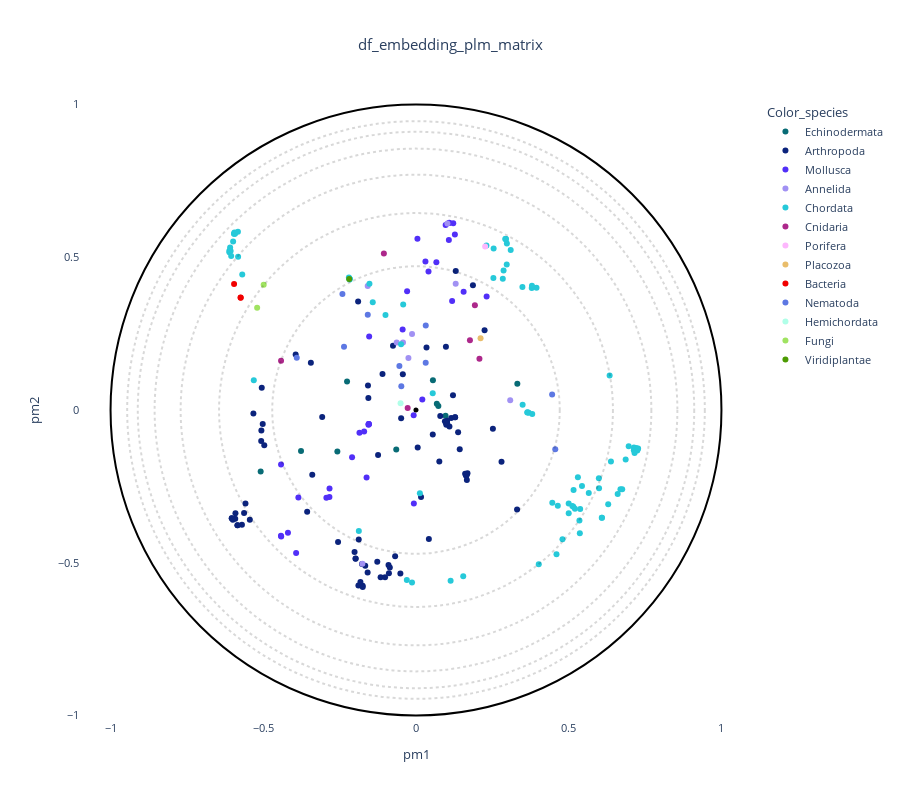
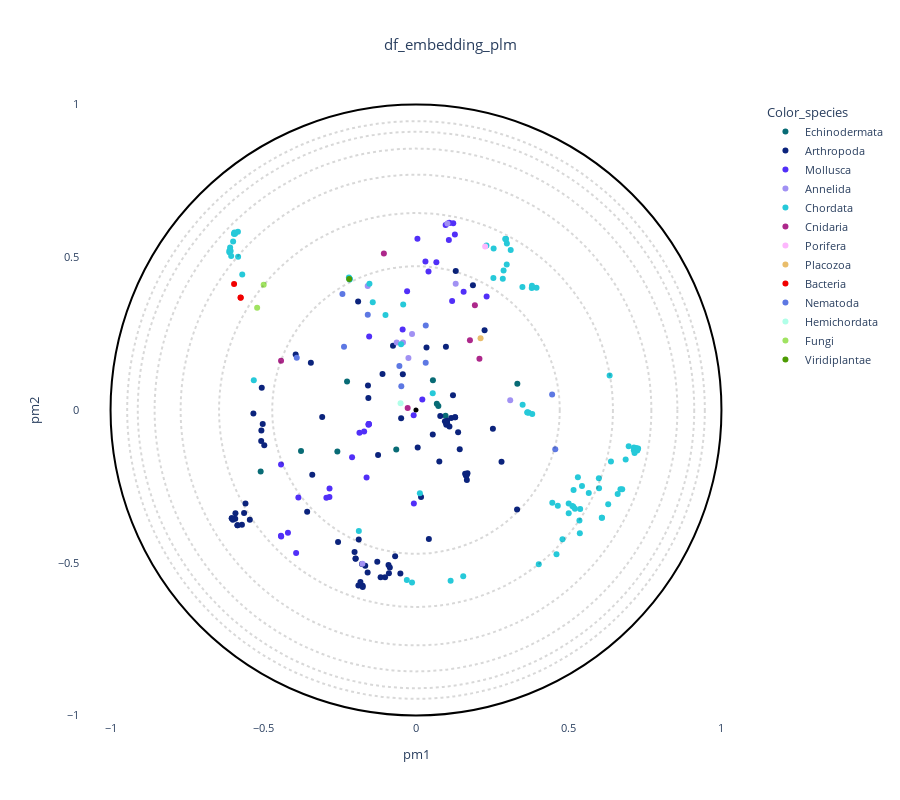
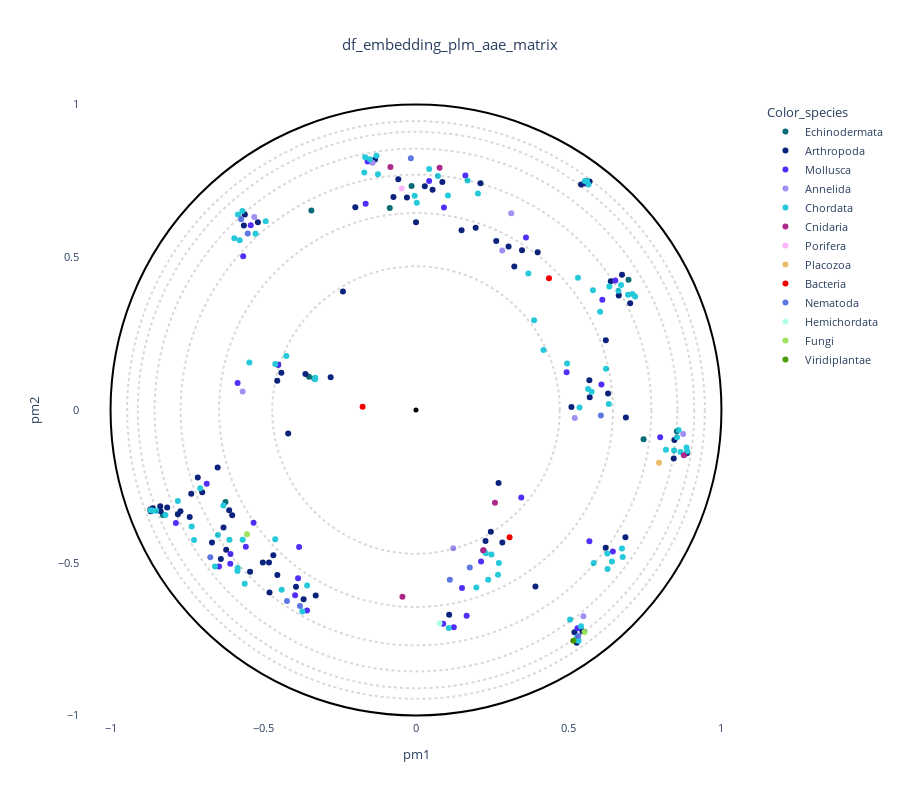
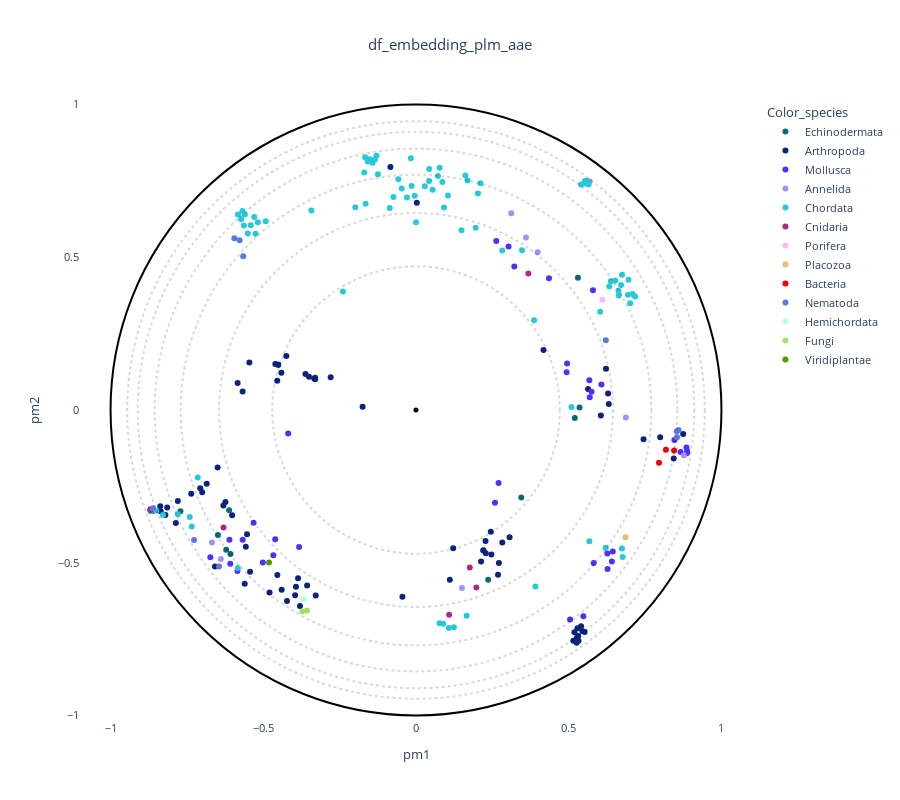

Write notebook code for charts like these, in order.
### Code cell
# Liste des 4 DataFrames à afficher
dfs = [df_embedding_plm_matrix, df_embedding_plm,df_embedding_plm_aae_matrix, df_embedding_plm_aae, df_embedding_pssm_matrix, df_embedding_pssm]
titles = [
    "df_embedding_plm_matrix",
    "df_embedding_plm",
    "df_embedding_plm_aae_matrix",
    "df_embedding_plm_aae",
    "df_embedding_pssm_matrix",
    "df_embedding_pssm"
]

# Select the coloring from annotation .csv file:
labels_name = "Color_species"
# Select classes to label among the "labels_name" or "second_labels_name" column (comma separated list):
second_labels_name = ""
labels_text = []
show_text = False
#----------------------------------------------------------
# Use a custom color palette:
color_palette = globin_palette #Default: None
use_custom_palette = True


#Check projection visualization parameters
#Labels name
if labels_name == "":
    labels_name = None
elif labels_name not in annotation_names:
    raise NameError(f"labels_name {labels_name} is not in the availables annotations.\nAvailables annotations: {annotation_names}")
#Second labels name
if second_labels_name == "":
    second_labels_name = None
elif second_labels_name not in annotation_names:
    raise NameError(f'"second_labels_name" {second_labels_name} is not in the availables annotations.\nAvailables annotations: {annotation_names}')

if not use_custom_palette:
    color_palette = None

# Affichage séquentiel : chaque figure sera dans une fenêtre Plotly séparée
for i, df in enumerate(dfs):
    title = titles[i]
    
    fig_i = plot_embedding_interactive(df, 
                                 labels_name = labels_name,
                                 second_labels_name = second_labels_name, 
                                 show_text = show_text,
                                 labels_text = labels_text,
                                 color_palette = color_palette, 
                                 title = title, 
                                 fontsize = 11)
    fig_i.show()  # Affiche la figure immédiatement
